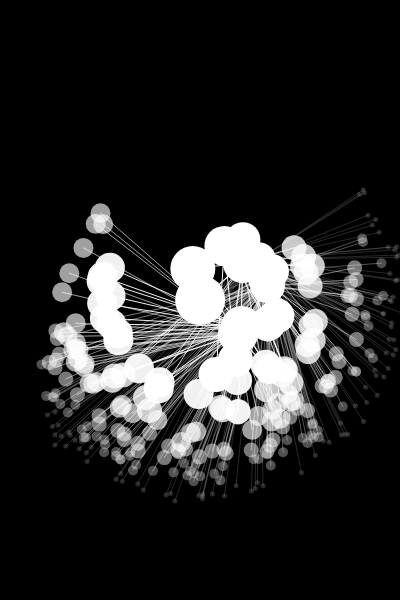
Frame 1 (no input)
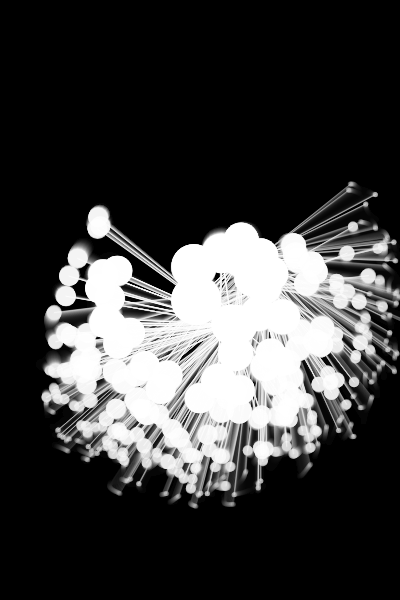
Frame 60 (no input)
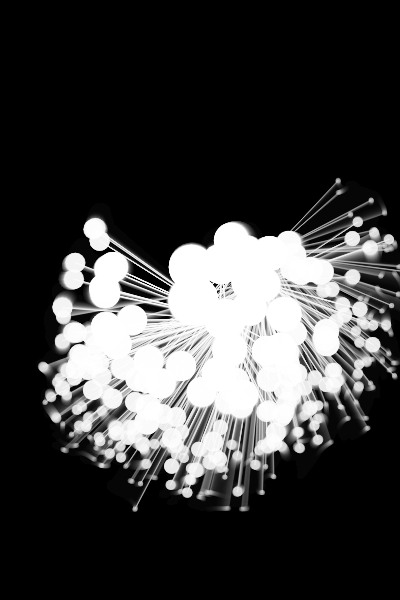
Frame 120 (the mouse pressed at the canvas centre since frame 60)

The p5.js sketch that drew these frames (run headless with seeded random() and noise() and a simulated clock; from frame 60 on, the mouse is pressed at the canvas centre):

// p5.js sketch
// ── sketch.js
class Node {
  constructor(r, theta, parentNode, level) {
    this.r = r;
    this.theta = theta;
    this.x = r*cos(theta);
    this.y = r*sin(theta);
    this.parentNode = parentNode;
    this.level = level
  }
  
  setPolarCoord(r, theta) {
    this.r = r;
    this.theta = theta;
    this.x = r*cos(this.theta);
    this.y = r*sin(this.theta);
  }
}

const nodes = [];

function setup() {
  createCanvas(400, 600);
  stroke(255);
  
  for(let i=0; i<10; i++) {
    const k = 20;
    if(i==0) {
      const n = new Node(0, 0, null, 0);
      nodes.push(n);
    }
    for(let j=0; j<i**2; j++) {
      const p_n = nodes[i-1];
      const r = i*k + 30*noise(i+j);
      const theta = i == 1 ? random()*TWO_PI : p_n.theta + random()*PI;
      const n = new Node(r, theta, p_n, i);
      nodes.push(n);
    }

  }
  
  background(0);
}

function draw() {
  background(0, 20);
  translate(width/2, height/2);
  nodes.forEach((n, index)=> {
    n.setPolarCoord(n.r + (noise(millis()/1000 + index*10)-0.5), n.theta + (noise(millis()/1000 - index*10)-0.5)/100);
    push();
    noStroke();
    fill(255,40*(10-n.level));
    circle(n.x, n.y, 5*(10-n.level));
    pop();
    if(n.parentNode !== null) {
      const p_n = n.parentNode;
      push();
      stroke(255, 40*(10-n.level));
      line(p_n.x, p_n.y, n.x, n.y);
      pop();
    }
  });
}
